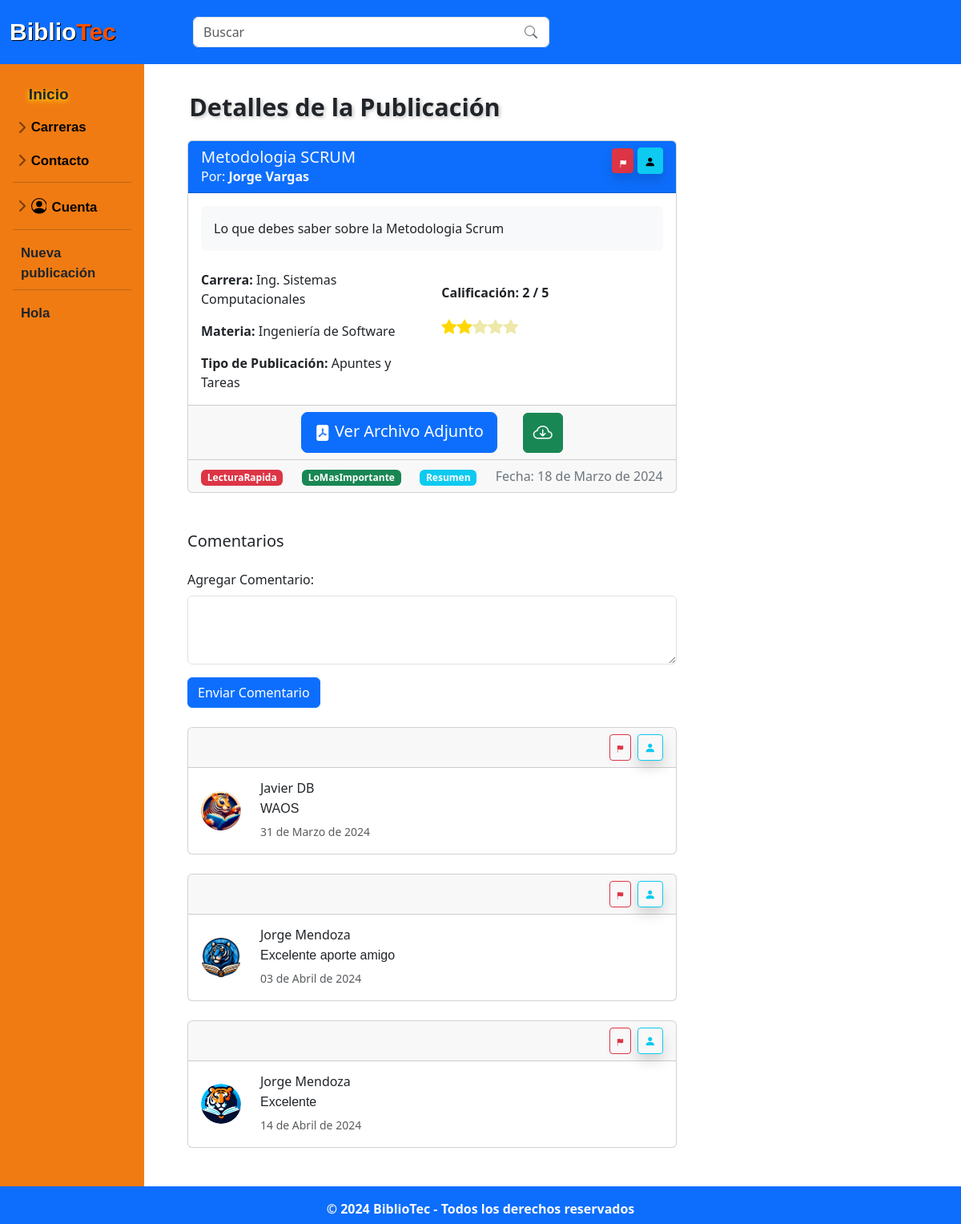
/publicacion/publicacion_detalle.php?id=5 (signed in), run on the app's committed database.
### tables this page shows
CREATE TABLE IF NOT EXISTS `publicacion` (
  `idPub` int NOT NULL AUTO_INCREMENT,
  `id_Usuario` int NOT NULL,
  `titulo_Pub` varchar(50) NOT NULL,
  `fecha_Pub` date NOT NULL,
  `descrip_Pub` text NOT NULL,
  `calif_Pub` decimal(10,0) NOT NULL,
  `carrera_Pub` varchar(45) NOT NULL,
  `materia_Pub` varchar(60) NOT NULL,
  `tipo_pub` varchar(45) NOT NULL,
  `archivo_Pub` varchar(100) NOT NULL,
  `estado_Pub` tinyint(1) NOT NULL,
  PRIMARY KEY (`idPub`),
  KEY `fk_Publicacion_Usuario1_idx` (`id_Usuario`)
);

CREATE TABLE IF NOT EXISTS `usuario` (
  `idUsuario` int NOT NULL AUTO_INCREMENT,
  `nom_Us` varchar(50) NOT NULL,
  `apell_Us` varchar(50) NOT NULL,
  `carrera_Us` varchar(70) NOT NULL,
  `semestre_Us` varchar(50) NOT NULL,
  `correo_Us` varchar(100) NOT NULL,
  `contra_Us` varchar(60) NOT NULL,
  PRIMARY KEY (`idUsuario`),
  KEY `carrera_Us` (`carrera_Us`)
);

CREATE TABLE IF NOT EXISTS `tag_publicacion` (
  `idPub` int NOT NULL,
  `nombreTag` varchar(100) NOT NULL,
  PRIMARY KEY (`idPub`,`nombreTag`)
);

CREATE TABLE IF NOT EXISTS `comentario` (
  `idComent` int NOT NULL AUTO_INCREMENT,
  `idPub` int NOT NULL,
  `idUsuario` int NOT NULL,
  `text_Coment` text NOT NULL,
  `fecha_Coment` date NOT NULL,
  PRIMARY KEY (`idComent`),
  KEY `fk_Comentario_Publicacion_idx` (`idPub`),
  KEY `fk_Comentario_Usuario1_idx` (`idUsuario`)
);

### publicacion/publicacion_detalle.php (the view, shortened to what the rows shown need)
<?php
include('../php/functions.php');
$link = include('../php/conexion.php');
if (isset($_GET['id'])) {
    $idPub = $_GET['id'];
    $query = "SELECT p.*, u.nom_Us, u.apell_Us FROM publicacion p
              JOIN usuario u ON p.id_Usuario = u.idUsuario
              WHERE p.idPub = $idPub";
    $result = mysqli_query($link, $query);
    if (mysqli_num_rows($result) == 1) {
        $publicacion = mysqli_fetch_assoc($result);
        $query_comentarios = "SELECT c.*, u.nom_Us, u.apell_Us FROM comentario c
                              JOIN usuario u ON c.idUsuario = u.idUsuario
                              WHERE c.idPub = $idPub";
        $result_comentarios = mysqli_query($link, $query_comentarios);
        $consultaEtiquetas = "SELECT nombreTag FROM tag_publicacion WHERE idPub = $idPub LIMIT 5";
        $resultEtiquetas = mysqli_query($link, $consultaEtiquetas);
    } else {
        header("Location: ../home.php");
        exit();
    }
} else {
    header("Location: ../home.php");
    exit();
}
?>
<!DOCTYPE html>
<html lang="es">
<head>
    <link rel="stylesheet" href="../css/normalizar.css">
    <link rel="stylesheet" href="../css/estilos.css">
    <link rel="stylesheet" href="../css/hover-min.css">
    <link rel="stylesheet" href="../css/animate.css">
    <link rel="stylesheet" href="../css/sidebars.css">
    <link rel="stylesheet" href="style.css">
    <link rel="stylesheet" href="https://cdnjs.cloudflare.com/ajax/libs/animate.css/4.1.1/animate.min.css" />
    <link href="https://cdn.jsdelivr.net/npm/bootstrap@5.3.3/dist/css/bootstrap.min.css" rel="stylesheet">
    <link rel="stylesheet" href="https://cdn.jsdelivr.net/npm/bootstrap-icons@1.11.3/font/bootstrap-icons.min.css">
    <link rel="stylesheet" href="https://cdn.jsdelivr.net/npm/@docsearch/css@3">
</head>
<body>
    <div class="container-fluid">
        <div class="row">
            <main role="main" class="col-md-9 ml-sm-auto col-lg-10 px-4" style="font-weight:normal; margin-left: 1.5%">
                <h3 style=" margin-left: 1.5% ; margin-top: 35px;">
                    <div class="container mt-4 mb-5">
                        <div class="row">
                            <div class="col-md-8">
                                <div class="card card-details">
                                    <div class="card-header bg-primary text-light d-flex justify-content-between">
                                        <div>
                                            <h5 class="card-title mb-0"><?php echo $publicacion['titulo_Pub']; ?></h5>
                                            <p class="card-text mb-0">Por: <a class="link-light link-underline link-underline-opacity-0" href="../administracion/Perfil/UsuarioDetalle.php?id=<?php echo $publicacion['id_Usuario']; ?>"><b><?php echo $publicacion['nom_Us'] . " " . $publicacion['apell_Us']; ?></b></a></p>
                                        </div>
                                    </div>
                                    <div class="card-body">
                                        <div class="row mb-4">
                                            <div class="col">
                                                <div class="bg-light p-3 rounded">
                                                    <p class="card-text"><?php echo $publicacion['descrip_Pub']; ?></p>
                                                </div>
                                            </div>
                                        </div>
                                        <div class="row">
                                            <div class="col-md-6">
                                                <p class="card-text"><b>Carrera:</b> <?php echo $publicacion['carrera_Pub']; ?></p>
                                                <p class="card-text"><b>Materia:</b> <?php echo $publicacion['materia_Pub']; ?></p>
                                                <p class="card-text"><b>Tipo de Publicación:</b> <?php echo $publicacion['tipo_pub']; ?></p>
                                            </div>
                                        </div>
                                    </div>
                                    <div class="card-footer d-flex justify-content-between align-items-end">
                                        <?php
                                        $colores = array("bg-danger", "bg-success", "bg-info", "bg-warning", "bg-primary");
                                        $colorIndex = 0;
                                        while ($etiqueta = mysqli_fetch_assoc($resultEtiquetas)) {
                                            echo '<span class="badge ' . $colores[$colorIndex] . ' mr-1">' . $etiqueta['nombreTag'] . '</span>';
                                            $colorIndex = ($colorIndex + 1) % count($colores);
                                        }
                                        ?>
                                    <p class="card-text comment-date mb-0 align-self-end">Fecha: <?php echo functions::convertirFecha($publicacion['fecha_Pub']); ?></p>
                                </div>
                            </div>
                            <div class="mt-5">
                                <?php
                                $imagenes_aleatorias = array();
                                $ruta_base = "../images/tigers/";
                                for ($i = 1; $i <= 15; $i++) {
                                    $ruta_imagen = $ruta_base . "a" . $i . ".png";
                                    $imagenes_aleatorias[] = $ruta_imagen;
                                }
                                $contador = 0;
                                ?>
                                <?php while ($comentario = mysqli_fetch_assoc($result_comentarios)) : ?>
                                    <div class="card mt-4">
                                        <div class="card-header">
                                            <div class="d-grid gap-2 d-md-flex justify-content-md-end">
                                                <a class="btn btn-sm btn-outline-danger " id="reportarCom" data-bs-toggle="modal" data-bs-target="#modal_report_c" data-comid="<?php echo $comentario['idComent'] ?>">
                                                    <i class="bi bi-flag-fill"></i>
                                                </a>
                                                <a class="btn btn-outline-info btn-sm shadow" href = "../administracion/Perfil/UsuarioDetalle.php?id=<?php echo $comentario['idUsuario']; ?>" data-bs-toggle="tooltip" data-bs-placement="bottom" data-bs-title="Ver Perfil">
                                                    <i class="bi bi-person-fill"></i>
                                                </a>
                                            </div>
                                        </div>
                                        <div class="card-body">
                                            <div class="row align-items-center">
                                                <div class="col-auto">
                                                    <?php if ($contador % 2 == 0) : ?>
                                                        <img src="<?php echo $imagenes_aleatorias[array_rand($imagenes_aleatorias)]; ?>" alt="Imagen Aleatoria" class="rounded-circle" width="50">
                                                    <?php else : ?>
                                                        <img src="<?php echo $imagenes_aleatorias[array_rand($imagenes_aleatorias)]; ?>" alt="Imagen Aleatoria" class="rounded-circle" width="50">
                                                    <?php endif; ?>
                                                </div>
                                                <div class="col">
                                                    <h6 class="mb-1"><a class="link-dark link-underline link-underline-opacity-0" href="../administracion/Perfil/UsuarioDetalle.php?id=<?php echo $comentario['idUsuario']; ?>"><?php echo $comentario['nom_Us'] . " " . $comentario['apell_Us']; ?></a></h6>
                                                    <pre class="mb-1"><?php echo $comentario['text_Coment']; ?></pre>
                                                    <small class="text-muted"><?php echo functions::convertirFecha($comentario['fecha_Coment']); ?></small>
                                                </div>
                                            </div>
                                        </div>
                                    </div>
                                    <?php
                                    $contador++;
                                    ?>
                                <?php endwhile; ?>
                            </div>
                        </div>
                    </div>
        </div>
        </main>
    </div>
    </div>
</body>
</html>

### data on the page
publicacion: titulo_Pub "Metodologia SCRUM", id_Usuario.nom_Us "Jorge", id_Usuario.apell_Us "Vargas", descrip_Pub "Lo que debes saber sobre la Metodologia Scrum", carrera_Pub "Ing. Sistemas Computacionales", materia_Pub "Ingeniería de Software", tipo_pub "Apuntes y Tareas", fecha_Pub "18 de Marzo de 2024"
tag_publicacion: nombreTag "LecturaRapida"
tag_publicacion: nombreTag "LoMasImportante"
tag_publicacion: nombreTag "Resumen"
comentario: shows a picture, idUsuario.nom_Us "Javier", idUsuario.apell_Us "DB", text_Coment "WAOS", fecha_Coment "31 de Marzo de 2024"
comentario: idUsuario.nom_Us "Jorge", idUsuario.apell_Us "Mendoza", text_Coment "Excelente aporte amigo", fecha_Coment "03 de Abril de 2024"
comentario: shows a picture, idUsuario.nom_Us "Jorge", idUsuario.apell_Us "Mendoza", text_Coment "Excelente", fecha_Coment "14 de Abril de 2024"

### other printed values
$calificacion "2"
